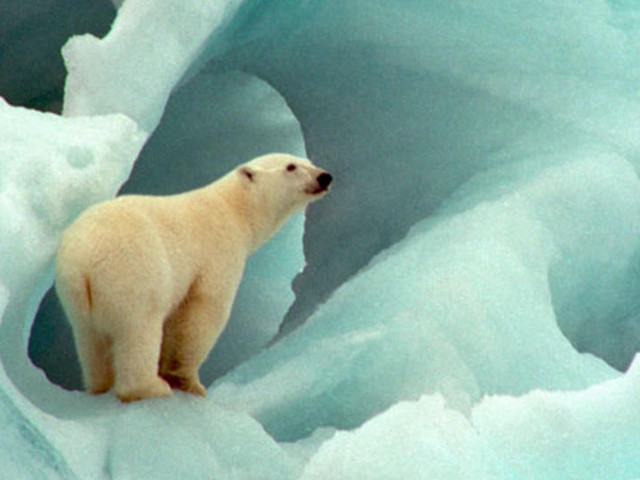
%> input picture lab1b/data/polarbear.jpg, 640 x 480 px
$ octave PyramidBlend.m   (GNU Octave 9; MATLAB toolbox functions it lacks are replaced by stand-ins)
%> lines starting %> are read from the running program, lines starting %| are printed output that depends on the picture
%% General Process (from http://graphics.cs.cmu.edu/courses/15-463/2005_fall/www/Lectures/Pyramids.pdf)
%{
1. Build Laplacian pyramids LA and LB from images A and B
2. Build a Gaussian pyramid GR from selected region R
3. Form a combined pyramid LS from LA and LB using nodes
of GR as weights: LS(i,j) = GR(I,j,)*LA(I,j) + (1-GR(I,j))*LB(I,j)
4. Collapse the LS pyramid to get the final blended image
%}

% Load images

im1 = double(imread('../data/polarbear.jpg'))/255;
im2 = double(imread('../data/penguins.jpg'))/255;
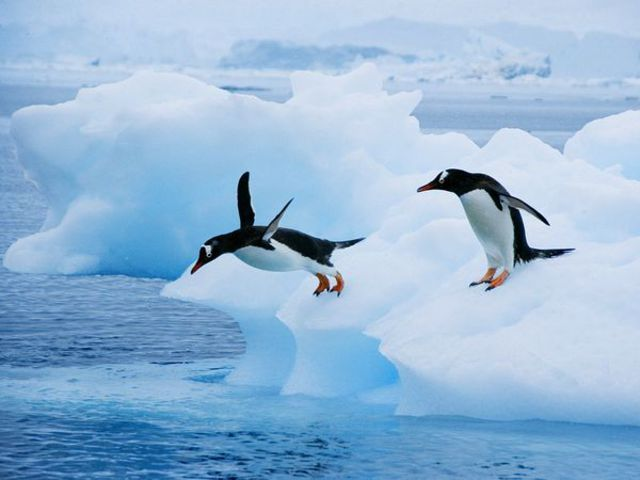
%> input picture lab1b/data/penguins.jpg, 640 x 480 px
im1 = mean(im1,3);
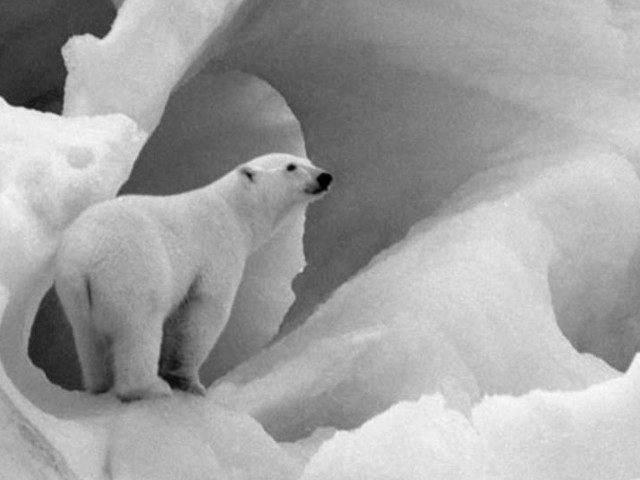
%> im1: size 480x640 double; min 0, max 0.984, mean 0.634
im2 = mean(im2,3);
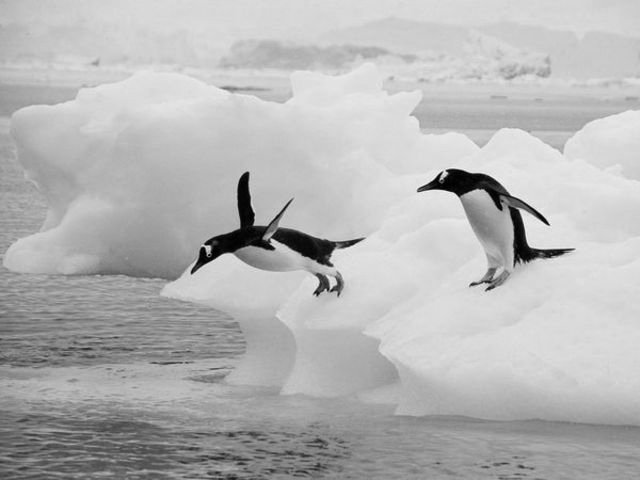
%> im2: size 480x640 double; min 0, max 0.969, mean 0.712

%im1 = double(imread('../data/andy.jpg'))/255;
%im2 = double(imread('../data/kajiya.jpg'))/255;

% Set blending masks

figure; imshow(im1);
%> (the run ends here)
